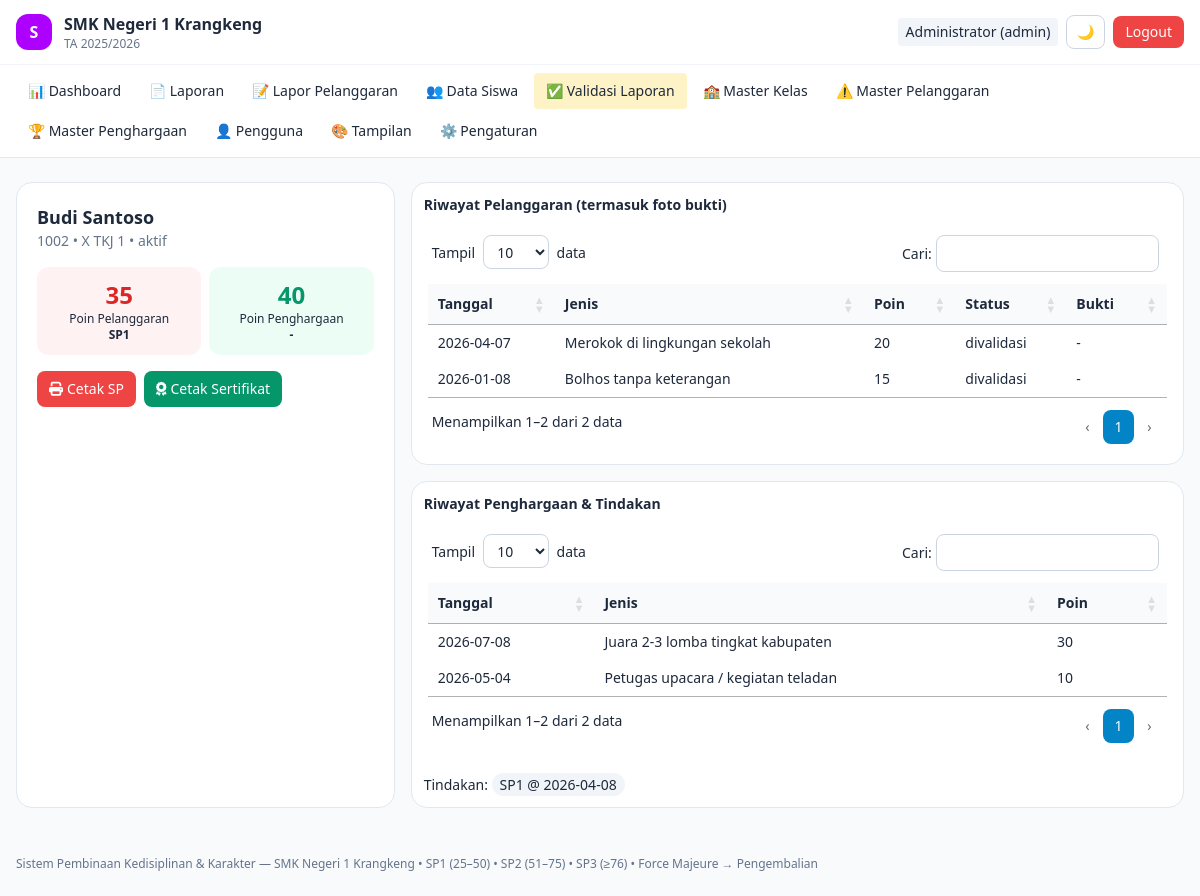
The page /siswa-detail?id=2 (signed in) on the database its author committed.
### tables this page shows
CREATE TABLE `pengaturan_sekolah` (
  `id` int NOT NULL AUTO_INCREMENT,
  `nama_sekolah` varchar(150) NOT NULL DEFAULT 'SMK Negeri 1 Krangkeng',
  `alamat` text,
  `telepon` varchar(30) DEFAULT NULL,
  `email` varchar(100) DEFAULT NULL,
  `tahun_ajaran_aktif` varchar(20) NOT NULL DEFAULT '2025/2026',
  `semester_aktif` enum('Ganjil','Genap') NOT NULL DEFAULT 'Ganjil',
  `logo_path` varchar(255) DEFAULT NULL COMMENT 'path relatif ex: uploads/logo/logo-171xxx.png',
  `kepala_sekolah_nama` varchar(100) DEFAULT NULL,
  `kepala_sekolah_nip` varchar(30) DEFAULT NULL,
  `created_at` timestamp NULL DEFAULT CURRENT_TIMESTAMP,
  `updated_at` timestamp NULL DEFAULT CURRENT_TIMESTAMP ON UPDATE CURRENT_TIMESTAMP,
  PRIMARY KEY (`id`)
);

CREATE TABLE `siswa` (
  `id` int NOT NULL AUTO_INCREMENT,
  `nis` varchar(20) NOT NULL,
  `nisn` varchar(20) DEFAULT NULL,
  `nama` varchar(100) NOT NULL,
  `jenis_kelamin` enum('L','P') NOT NULL,
  `kelas_id` int DEFAULT NULL,
  `alamat` text,
  `nama_ortu` varchar(100) DEFAULT NULL,
  `no_hp_ortu` varchar(20) DEFAULT NULL,
  `status` enum('aktif','dikembalikan','lulus','pindah') NOT NULL DEFAULT 'aktif',
  `total_poin_pelanggaran` int NOT NULL DEFAULT '0' COMMENT 'cache akumulasi tervalidasi',
  `total_poin_penghargaan` int NOT NULL DEFAULT '0' COMMENT 'cache akumulasi tervalidasi',
  `created_at` timestamp NULL DEFAULT CURRENT_TIMESTAMP,
  PRIMARY KEY (`id`),
  UNIQUE KEY `nis` (`nis`),
  KEY `idx_siswa_kelas` (`kelas_id`),
  KEY `idx_siswa_status` (`status`),
  CONSTRAINT `fk_siswa_kelas` FOREIGN KEY (`kelas_id`) REFERENCES `kelas` (`id`) ON DELETE SET NULL
);

CREATE TABLE `kelas` (
  `id` int NOT NULL AUTO_INCREMENT,
  `nama_kelas` varchar(50) NOT NULL,
  `tingkat` enum('X','XI','XII') NOT NULL,
  `jurusan` varchar(50) DEFAULT NULL,
  `tahun_ajaran` varchar(20) NOT NULL,
  `wali_kelas_id` int DEFAULT NULL,
  PRIMARY KEY (`id`),
  KEY `fk_kelas_wali` (`wali_kelas_id`),
  CONSTRAINT `fk_kelas_wali` FOREIGN KEY (`wali_kelas_id`) REFERENCES `users` (`id`) ON DELETE SET NULL
);

CREATE TABLE `laporan_pelanggaran` (
  `id` int NOT NULL AUTO_INCREMENT,
  `siswa_id` int NOT NULL,
  `jenis_id` int NOT NULL,
  `pelapor_id` int DEFAULT NULL COMMENT 'user pelapor (osis/wali/admin)',
  `tanggal` date NOT NULL,
  `tahun_ajaran` varchar(20) NOT NULL,
  `kronologi` text,
  `foto_bukti_path` varchar(255) DEFAULT NULL COMMENT 'path relatif ex: uploads/bukti/xxxx.jpg (opsional)',
  `bobot_poin_saat_lapor` int NOT NULL COMMENT 'snapshot bobot master saat dilapor',
  `is_force_majeure` tinyint(1) NOT NULL DEFAULT '0' COMMENT 'flag pelanggaran berat langsung dikembalikan',
  `status_validasi` enum('pending','divalidasi','ditolak') NOT NULL DEFAULT 'pending',
  `divalidasi_oleh` int DEFAULT NULL,
  `catatan_validasi` text,
  `created_at` timestamp NULL DEFAULT CURRENT_TIMESTAMP,
  PRIMARY KEY (`id`),
  KEY `fk_langgar_siswa` (`siswa_id`),
  KEY `fk_langgar_jenis` (`jenis_id`),
  KEY `fk_langgar_pelapor` (`pelapor_id`),
  KEY `fk_langgar_validator` (`divalidasi_oleh`),
  KEY `idx_langgar_tgl` (`tanggal`),
  KEY `idx_langgar_status` (`status_validasi`),
  CONSTRAINT `fk_langgar_jenis` FOREIGN KEY (`jenis_id`) REFERENCES `jenis_pelanggaran` (`id`),
  CONSTRAINT `fk_langgar_pelapor` FOREIGN KEY (`pelapor_id`) REFERENCES `users` (`id`) ON DELETE SET NULL,
  CONSTRAINT `fk_langgar_siswa` FOREIGN KEY (`siswa_id`) REFERENCES `siswa` (`id`) ON DELETE CASCADE,
  CONSTRAINT `fk_langgar_validator` FOREIGN KEY (`divalidasi_oleh`) REFERENCES `users` (`id`) ON DELETE SET NULL
);

CREATE TABLE `jenis_pelanggaran` (
  `id` int NOT NULL AUTO_INCREMENT,
  `kode` varchar(20) NOT NULL,
  `nama` varchar(150) NOT NULL,
  `kategori` enum('ringan','sedang','berat','hukum_asusila') NOT NULL DEFAULT 'ringan',
  `bobot_poin` int NOT NULL,
  `is_force_majeure_default` tinyint(1) NOT NULL DEFAULT '0' COMMENT '1 = otomatis usulkan pengembalian',
  `deskripsi` text,
  `is_active` tinyint(1) NOT NULL DEFAULT '1',
  PRIMARY KEY (`id`),
  UNIQUE KEY `kode` (`kode`),
  CONSTRAINT `jenis_pelanggaran_chk_1` CHECK ((`bobot_poin` > 0))
);

CREATE TABLE `laporan_penghargaan` (
  `id` int NOT NULL AUTO_INCREMENT,
  `siswa_id` int NOT NULL,
  `jenis_id` int NOT NULL,
  `pelapor_id` int DEFAULT NULL,
  `tanggal` date NOT NULL,
  `tahun_ajaran` varchar(20) NOT NULL,
  `keterangan` text,
  `foto_bukti_path` varchar(255) DEFAULT NULL COMMENT 'opsional: foto piagam/kegiatan',
  `bobot_poin_saat_lapor` int NOT NULL,
  `status_validasi` enum('pending','divalidasi','ditolak') NOT NULL DEFAULT 'pending',
  `divalidasi_oleh` int DEFAULT NULL,
  `created_at` timestamp NULL DEFAULT CURRENT_TIMESTAMP,
  PRIMARY KEY (`id`),
  KEY `fk_harga_siswa` (`siswa_id`),
  KEY `fk_harga_jenis` (`jenis_id`),
  KEY `fk_harga_pelapor` (`pelapor_id`),
  KEY `idx_harga_tahun` (`tahun_ajaran`),
  CONSTRAINT `fk_harga_jenis` FOREIGN KEY (`jenis_id`) REFERENCES `jenis_penghargaan` (`id`),
  CONSTRAINT `fk_harga_pelapor` FOREIGN KEY (`pelapor_id`) REFERENCES `users` (`id`) ON DELETE SET NULL,
  CONSTRAINT `fk_harga_siswa` FOREIGN KEY (`siswa_id`) REFERENCES `siswa` (`id`) ON DELETE CASCADE
);

CREATE TABLE `jenis_penghargaan` (
  `id` int NOT NULL AUTO_INCREMENT,
  `kode` varchar(20) NOT NULL,
  `nama` varchar(150) NOT NULL,
  `bobot_poin` int NOT NULL,
  `deskripsi` text,
  `is_active` tinyint(1) NOT NULL DEFAULT '1',
  PRIMARY KEY (`id`),
  UNIQUE KEY `kode` (`kode`),
  CONSTRAINT `jenis_penghargaan_chk_1` CHECK ((`bobot_poin` > 0))
);

CREATE TABLE `tindakan_disiplin` (
  `id` int NOT NULL AUTO_INCREMENT,
  `siswa_id` int NOT NULL,
  `jenis` enum('SP1','SP2','SP3','PENGEMBALIAN') NOT NULL,
  `total_poin_saat_itu` int NOT NULL,
  `tanggal_cetak` date NOT NULL,
  `dicetak_oleh` int DEFAULT NULL,
  `keterangan` text,
  `created_at` timestamp NULL DEFAULT CURRENT_TIMESTAMP,
  PRIMARY KEY (`id`),
  KEY `fk_tindak_siswa` (`siswa_id`),
  KEY `fk_tindak_user` (`dicetak_oleh`),
  CONSTRAINT `fk_tindak_siswa` FOREIGN KEY (`siswa_id`) REFERENCES `siswa` (`id`) ON DELETE CASCADE,
  CONSTRAINT `fk_tindak_user` FOREIGN KEY (`dicetak_oleh`) REFERENCES `users` (`id`) ON DELETE SET NULL
);

### app/Views/siswa/detail.php (the view, shortened to what the rows shown need)
<div class="grid lg:grid-cols-3 gap-4">
<div class="rounded-2xl p-5 bg-white dark:bg-slate-900 border border-slate-200 dark:border-slate-800">
  <h1 class="font-bold text-lg"><?= htmlspecialchars($s['nama']) ?></h1>
  <div class="text-sm text-slate-500"><?= htmlspecialchars($s['nis']) ?> • <?= htmlspecialchars($s['nama_kelas'] ?? '-') ?> • <?= htmlspecialchars($s['status']) ?></div>
  <div class="grid grid-cols-2 gap-2 mt-4 text-center">
    <div class="p-3 rounded-xl bg-red-50 dark:bg-red-950"><div class="text-2xl font-bold text-red-600"><?= (int)$s['total_poin_pelanggaran'] ?></div><div class="text-xs">Poin Pelanggaran</div><div class="text-xs font-semibold"><?= htmlspecialchars($tindakan ?? 'Aman') ?></div></div>
    <div class="p-3 rounded-xl bg-emerald-50 dark:bg-emerald-950"><div class="text-2xl font-bold text-emerald-600"><?= (int)$s['total_poin_penghargaan'] ?></div><div class="text-xs">Poin Penghargaan</div><div class="text-xs font-semibold"><?= htmlspecialchars($kat ?? '-') ?></div></div>
  </div>
  <?php if (in_array($user['role'], ['admin','wali_kelas'])): ?>
  <div class="flex flex-col sm:flex-row gap-2 mt-4 text-sm">
    <a href="/cetak-sp?siswa_id=<?= (int)$s['id'] ?>" target="_blank" rel="noopener" title="Cetak SP" class="px-3 py-2 rounded-lg bg-red-500 text-white text-center"><i class="fa-solid fa-print mr-1"></i>Cetak SP</a>
    <a href="/cetak-sertifikat?siswa_id=<?= (int)$s['id'] ?>" target="_blank" rel="noopener" title="Cetak sertifikat" class="px-3 py-2 rounded-lg bg-emerald-600 text-white text-center"><i class="fa-solid fa-award mr-1"></i>Cetak Sertifikat</a>
  </div>
  <?php endif; ?>
</div>
<div class="lg:col-span-2 space-y-4 min-w-0">
  <div class="rounded-2xl bg-white dark:bg-slate-900 border border-slate-200 dark:border-slate-800 overflow-hidden">
    <div class="table-scroll">
    <table class="w-full text-sm"><thead class="bg-slate-50 dark:bg-slate-800/60 text-left"><tr><th class="p-2">Tanggal</th><th class="p-2">Jenis</th><th class="p-2">Poin</th><th class="p-2">Status</th><th class="p-2">Bukti</th></tr></thead>
    <tbody><?php foreach ($riwayat['langgar'] as $l): ?>
      <tr class="border-t border-slate-100 dark:border-slate-800"><td class="p-2 whitespace-nowrap"><?= htmlspecialchars($l['tanggal']) ?></td><td class="p-2"><?= htmlspecialchars($l['jenis_nama']) ?><?= $l['is_force_majeure']?' <span class="text-xs text-red-600">FM</span>':'' ?></td><td class="p-2"><?= (int)$l['bobot_poin_saat_lapor'] ?></td><td class="p-2"><?= htmlspecialchars($l['status_validasi']) ?></td>
      <td class="p-2"><?php if ($l['foto_bukti_path']): ?><a href="/<?= htmlspecialchars($l['foto_bukti_path']) ?>" target="_blank" class="text-sky-600 underline">Lihat</a><?php else: ?>-<?php endif; ?></td></tr>
    <?php endforeach; ?></tbody></table>
    </div>
  </div>
  <div class="rounded-2xl bg-white dark:bg-slate-900 border border-slate-200 dark:border-slate-800 overflow-hidden">
    <div class="table-scroll">
    <table class="w-full text-sm"><thead class="bg-slate-50 dark:bg-slate-800/60 text-left"><tr><th class="p-2">Tanggal</th><th class="p-2">Jenis</th><th class="p-2">Poin</th></tr></thead>
    <tbody><?php foreach ($riwayat['harga'] as $l): ?>
      <tr class="border-t border-slate-100 dark:border-slate-800"><td class="p-2 whitespace-nowrap"><?= htmlspecialchars($l['tanggal']) ?></td><td class="p-2"><?= htmlspecialchars($l['jenis_nama']) ?></td><td class="p-2"><?= (int)$l['bobot_poin_saat_lapor'] ?></td></tr>
    <?php endforeach; ?></tbody></table>
    </div>
    <div class="p-3 text-sm">Tindakan: <?php foreach ($riwayat['tindak'] as $t): ?><span class="px-2 py-0.5 rounded-full bg-slate-100 dark:bg-slate-800 mr-1"><?= htmlspecialchars($t['jenis'].' @ '.$t['tanggal_cetak']) ?></span><?php endforeach; ?></div>
  </div>
</div>
</div>

### app/Views/layouts/header.php (shortened to what the rows shown need)
<!DOCTYPE html>
<html lang="id" class="">
<head>
<script src="https://cdn.tailwindcss.com"></script>
<link href="https://cdn.jsdelivr.net/npm/select2@4.1.0-rc.0/dist/css/select2.min.css" rel="stylesheet" />
<link href="https://cdnjs.cloudflare.com/ajax/libs/font-awesome/6.5.2/css/all.min.css" rel="stylesheet" />
<link href="https://cdn.datatables.net/1.13.8/css/jquery.dataTables.min.css" rel="stylesheet" />
<link href="/assets/css/custom.css?v=3" rel="stylesheet" />
</head>
<body class="bg-slate-50 dark:bg-slate-950 text-slate-800 dark:text-slate-100 min-h-screen text-[15px] sm:text-base">
<nav class="sticky top-0 z-20 backdrop-blur bg-white/90 dark:bg-slate-900/90 border-b border-slate-200 dark:border-slate-800">
  <div class="max-w-7xl mx-auto px-3 sm:px-4 py-2.5 sm:py-3 flex items-center gap-2 sm:gap-3">
    <div class="font-semibold text-sm sm:text-base leading-tight min-w-0">
      <span class="block truncate"><?= htmlspecialchars($setting['nama_sekolah'] ?? 'SMK Negeri 1 Krangkeng') ?></span>
      <span class="block text-[11px] sm:text-xs font-normal text-slate-500">TA <?= htmlspecialchars($setting['tahun_ajaran_aktif'] ?? '') ?></span>
    </div>
  </div>
  <div id="navMenu" class="hidden md:block border-t border-slate-100 dark:border-slate-800/60">
  </div>
</nav>
<main class="max-w-7xl mx-auto px-3 sm:px-4 py-4 sm:py-6">

### app/Views/layouts/footer.php (shortened to what the rows shown need)
</main>
<footer class="max-w-7xl mx-auto px-4 py-6 text-xs text-slate-500 dark:text-slate-400">
  Sistem Pembinaan Kedisiplinan & Karakter — <?= htmlspecialchars($setting['nama_sekolah'] ?? '') ?> • SP1 (25–50) • SP2 (51–75) • SP3 (≥76) • Force Majeure → Pengembalian
</footer>
</body>
</html>

### rows shown on the page
pengaturan_sekolah: nama_sekolah "SMK Negeri 1 Krangkeng", tahun_ajaran_aktif "2025/2026"
siswa: nama "Budi Santoso", nis "1002", kelas.nama_kelas "X TKJ 1", status "aktif", total_poin_pelanggaran "35", total_poin_penghargaan "40"
laporan_pelanggaran: tanggal "2026-04-07", jenis.nama "Merokok di lingkungan sekolah", bobot_poin_saat_lapor "20", status_validasi "divalidasi"
laporan_pelanggaran: tanggal "2026-01-08", jenis.nama "Bolhos tanpa keterangan", bobot_poin_saat_lapor "15", status_validasi "divalidasi"
laporan_penghargaan: tanggal "2026-07-08", jenis.nama "Juara 2-3 lomba tingkat kabupaten", bobot_poin_saat_lapor "30"
laporan_penghargaan: tanggal "2026-05-04", jenis.nama "Petugas upacara / kegiatan teladan", bobot_poin_saat_lapor "10"
tindakan_disiplin: jenis+tanggal_cetak "SP1 @ 2026-04-08"

### other values the page prints
$user['nama'] "Administrator"
$user['role'] "admin"
$tindakan "SP1"
$kat "-"
